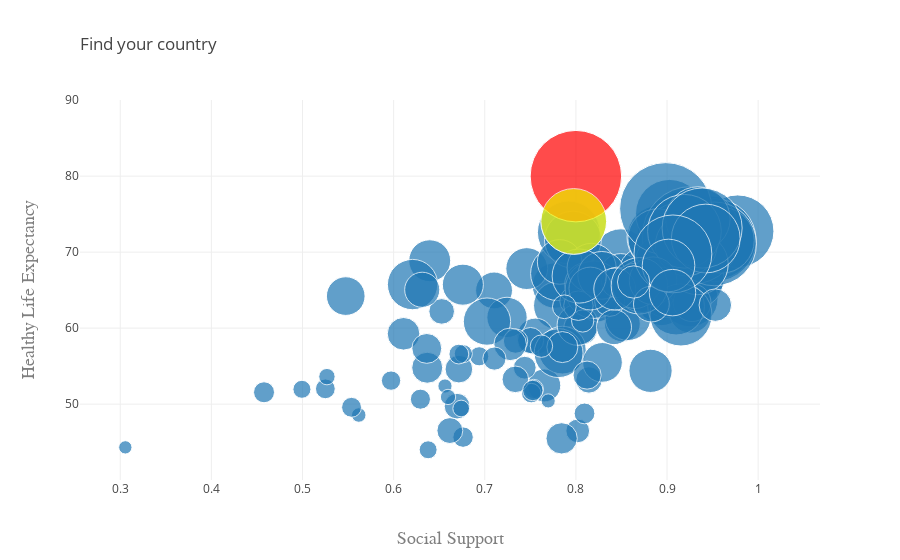

Notebook code cell kept with this figure:
### Markdown cell above
## Create your own Country! 
### 1. Predict the Happiness Category of your Country
### 2. Predict the most similar Country as yours

### Code cell
print()

name = input("Enter your Country Name: ")

print("--------------------------------")

print("Let us analyse the feasabiliy [Happiness Category/Score] of", name, "by entering some important features: ")

print()
print("--------------------------------")
print()

print("Reference: Average GDP Per Capita of all Countries: USD 17000, Singapore's GDP Per Capita: USD 81000")
while True:
    try:
        gdp = float(input("Enter the Average GDP Per Capita for your Country (in USD): "))
        break
    except ValueError:
        print("Please enter a valid input.")
        print()

print()
print("--------------------------------")
print()

while True:
    try:
        life_expectancy = float(input("Enter the Average Life Expectancy of your Citizens: (Age) "))
        break
    except ValueError:
        print("Please enter a valid input.")
        print()

print()
print("--------------------------------")
print()

print("Reference Question: Social Support - If you were in trouble, do you have relatives or friends you can count on to help you whenever you need them, or not?")

while True:
    try:
        social_support=float(input("Enter the Social Support Index (Choose between 0 and 1, 0 - Lowest : 1 - Highest): "))
        break
    except ValueError:
        print("Please enter a valid input.")
        print()

print()
print("--------------------------------")
print()

print("Reference Question: Generosity - Have you donated money to a charity in the past month?")

while True:
    try:
        generosity =float(input("How generous are people in your Country? (Choose between 0 and 1, 0 - Lowest : 1 - Highest): "))
        break
    except ValueError:
        print("Please enter a valid input.")
        print()

print()
print("--------------------------------")
print()

# Create a new dataframe for user input data
new_country = {"GDP_PER_PERSON": [gdp] ,"HEALTHY_LIFE_EXPECTANCY": [life_expectancy] ,"SOCIAL_SUPPORT": [social_support] \
              ,"GENEROSITY": [generosity]}
new_country = pd.DataFrame(new_country)

# Predict happiness category using user input data
y_prob = forest.predict_proba(new_country)

# Extract different probabilites into variables
y_prob1 = pd.DataFrame(list(y_prob[:,0])[0],columns=["Probability Happy"],index=new_country.index)
y_prob2 = pd.DataFrame(list(y_prob[:,1])[0],columns=["Probability Normal"],index=new_country.index)
y_prob3 = pd.DataFrame(list(y_prob[:,2])[0],columns=["Probability Unhappy"],index=new_country.index)


# Create a dataframe with predicted probabilities
data_comb = pd.concat([new_country, y_prob1, y_prob2, y_prob3], axis=1)

# Extract the probabilities
happy = list(y_prob[:,0])[0]
normal = list(y_prob[:,1])[0]
unhappy = list(y_prob[:,2])[0]

print()


def find_nearest_country(gdp, hle, scl):
    def calculate_distance(x, gdp, hle, scl):
        gdp_dif = np.log((x["LOG_OF_GDP_PER_PERSON"] - gdp)**2)
        hle_dif = np.log((x["HEALTHY_LIFE_EXPECTANCY"] - hle)**2)
        scl_dif = np.log((x["SOCIAL_SUPPORT"] - scl)**2)
        return gdp_dif + hle_dif + scl_dif
    
    # Extract necessary data to work with graphs and training model
    data1 = data[["COUNTRY", "LOG_OF_GDP_PER_PERSON", "HEALTHY_LIFE_EXPECTANCY","SOCIAL_SUPPORT"]]
    data1['distances'] = data1.apply(lambda x: calculate_distance(x, gdp, hle, scl), axis=1)
    index = data1['distances'].values.argmin()
    found = data1.iloc[index, :]
    min_distance = data1['distances'].min()
    
    
    # plot the graph to see how it is different to our data
    # whole data
    text1 = data[['COUNTRY','GDP_PER_PERSON']].apply(lambda x: "{}, {:.3f}".format(x[0], x[1]), axis=1)
    trace0 = go.Scatter(
        x = data1['SOCIAL_SUPPORT'],
        y = data1['HEALTHY_LIFE_EXPECTANCY'],
        text = text1,
        mode='markers',
        marker=dict(
            size = data['GDP_PER_PERSON'].apply(lambda x: x**0.4)
        ),
        showlegend=False
    )
    # Your country
    trace1 = go.Scatter(
        x = [scl],
        y = [hle],
        text = "Your country",
        mode = 'markers',
        marker = dict (
            size = [gdp**0.4],
            color='rgb(255,0,0)'
        ),
        showlegend=False
    )
    
    # Nearest Country to your country
    trace2 = go.Scatter(
        
        x = [found['SOCIAL_SUPPORT']],
        y = [found['HEALTHY_LIFE_EXPECTANCY']],
        text = found['COUNTRY'],
        mode='markers',
        marker=dict(
            size = [np.exp(found['LOG_OF_GDP_PER_PERSON'])**0.4],
            color = 'rgb(255,255,0)'
        ),
        showlegend=False
    )
    
    # layout
    layout = go.Layout(
    title=go.layout.Title(
        text='Find your country',
        xref='paper',
        x=0
    ),
    xaxis=go.layout.XAxis(
        title=go.layout.xaxis.Title(
            text='Social Support',
            font=dict(
                family='Courier New, monospace',
                size=18,
                color='#7f7f7f'
            )
        )
    ),
    yaxis=go.layout.YAxis(
        title=go.layout.yaxis.Title(
            text='Healthy Life Expectancy',
            font=dict(
                family='Courier New, monospace',
                size=18,
                color='#7f7f7f'
            )
        )
    )
)
    
    graph = [trace0, trace1, trace2]
    fig = go.Figure(data=graph, layout=layout)
    py.iplot(fig, filename='abc')
    
    print('Red:    Your country')
    print('Yellow: {}'.format(found['COUNTRY']))
    print("Blue:   2018 data")
    
    return found, min_distance

def program():
  #  gdp = -999       # GDP_PER_PERSON
    hle = life_expectancy       # HEALTHY_LIFE_EXPECTANCY
    scl = social_support       # SOCIAL_SUPPORT
    choice = 0

    # Find country on the plot
    found_data, min_distance = find_nearest_country(gdp, hle, scl)
    if min_distance >= 30:
        print(min_distance)
        print("Your inputs seem a little bit strange. You may want to change them.")
    else:
        print()
        print("--------------------------------")
        print()
        print("{} is the country that has the most similar features to yours".format(found_data[0]))
        print()
        print("--------------------------------")
        print()


# Select the highest probability
if (normal > happy and normal > unhappy):
    print("Your Country can be better! We can say that the citizens of", name, \
          "will be LIKELY HAPPY / NORMAL with a probability of", round(normal*100, 2), "%")
elif (happy > normal and happy > unhappy):
    print("Congrats! We can say that the citizens of", name, "will be HAPPY with a probability of", round(happy*100, 2), "%")
else:
    print("Oh No! We can say that the citizens of", name, "will be UNHAPPY with a probability of", round(unhappy*100, 2), "%")
    
print()
print("--------------------------------")
print()

program()

### Figure 1 — Plotly figure (JSON) as saved in the notebook; plotly's stock layout.template omitted (floating-point values rounded to 4 significant figures; data arrays with more than 128 entries replaced by an {"elided": "..."} marker saying what was removed)
{"data": [{"marker": {"size": {"elided": "142 float values"}}, "mode": "markers", "showlegend": false, "text": {"elided": "142 str values"}, "type": "scatter", "uid": "77bc0b36-f06e-4b96-b56f-2b32bfaccf70", "x": {"elided": "142 float values"}, "y": {"elided": "142 float values"}}, {"marker": {"color": "rgb(255,0,0)", "size": [91.46]}, "mode": "markers", "showlegend": false, "text": "Your country", "type": "scatter", "uid": "764f00f9-f710-4fb8-b0c3-86f24793e2d8", "x": [0.8], "y": [80]}, {"marker": {"color": "rgb(255,255,0)", "size": [65.73]}, "mode": "markers", "showlegend": false, "text": "South Korea", "type": "scatter", "uid": "49479d7b-ee69-4cbe-8b4a-77d98ccf7d0b", "x": [0.7976], "y": [74.04]}], "layout": {"title": {"text": "Find your country", "x": 0, "xref": "paper"}, "xaxis": {"title": {"font": {"color": "#7f7f7f", "family": "Courier New, monospace", "size": 18}, "text": "Social Support"}}, "yaxis": {"title": {"font": {"color": "#7f7f7f", "family": "Courier New, monospace", "size": 18}, "text": "Healthy Life Expectancy"}}}}
